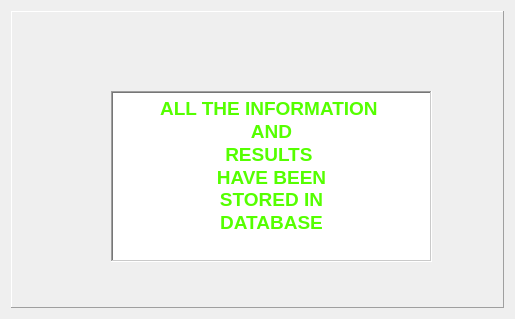
<?xml version="1.0" encoding="UTF-8"?>
<ui version="4.0">
 <class>Dialog</class>
 <widget class="QDialog" name="Dialog">
  <property name="geometry">
   <rect>
    <x>0</x>
    <y>0</y>
    <width>515</width>
    <height>319</height>
   </rect>
  </property>
  <property name="windowTitle">
   <string>Dialog</string>
  </property>
  <layout class="QGridLayout" name="gridLayout">
   <item row="0" column="0">
    <widget class="QFrame" name="frame">
     <property name="frameShape">
      <enum>QFrame::Panel</enum>
     </property>
     <property name="frameShadow">
      <enum>QFrame::Raised</enum>
     </property>
     <widget class="QTextEdit" name="textEdit">
      <property name="geometry">
       <rect>
        <x>100</x>
        <y>80</y>
        <width>321</width>
        <height>171</height>
       </rect>
      </property>
      <property name="frameShape">
       <enum>QFrame::WinPanel</enum>
      </property>
      <property name="html">
       <string>&lt;!DOCTYPE HTML PUBLIC &quot;-//W3C//DTD HTML 4.0//EN&quot; &quot;http://www.w3.org/TR/REC-html40/strict.dtd&quot;&gt;
&lt;html&gt;&lt;head&gt;&lt;meta name=&quot;qrichtext&quot; content=&quot;1&quot; /&gt;&lt;style type=&quot;text/css&quot;&gt;
p, li { white-space: pre-wrap; }
&lt;/style&gt;&lt;/head&gt;&lt;body style=&quot; font-family:'Noto Sans'; font-size:10pt; font-weight:400; font-style:normal;&quot;&gt;
&lt;p align=&quot;center&quot; style=&quot; margin-top:0px; margin-bottom:0px; margin-left:0px; margin-right:0px; -qt-block-indent:0; text-indent:0px;&quot;&gt;&lt;span style=&quot; font-size:14pt; font-weight:600; color:#55ff00;&quot;&gt;ALL THE INFORMATION &lt;/span&gt;&lt;/p&gt;
&lt;p align=&quot;center&quot; style=&quot; margin-top:0px; margin-bottom:0px; margin-left:0px; margin-right:0px; -qt-block-indent:0; text-indent:0px;&quot;&gt;&lt;span style=&quot; font-size:14pt; font-weight:600; color:#55ff00;&quot;&gt;AND&lt;/span&gt;&lt;/p&gt;
&lt;p align=&quot;center&quot; style=&quot; margin-top:0px; margin-bottom:0px; margin-left:0px; margin-right:0px; -qt-block-indent:0; text-indent:0px;&quot;&gt;&lt;span style=&quot; font-size:14pt; font-weight:600; color:#55ff00;&quot;&gt;RESULTS &lt;/span&gt;&lt;/p&gt;
&lt;p align=&quot;center&quot; style=&quot; margin-top:0px; margin-bottom:0px; margin-left:0px; margin-right:0px; -qt-block-indent:0; text-indent:0px;&quot;&gt;&lt;span style=&quot; font-size:14pt; font-weight:600; color:#55ff00;&quot;&gt;HAVE BEEN &lt;br /&gt;STORED IN&lt;/span&gt;&lt;/p&gt;
&lt;p align=&quot;center&quot; style=&quot; margin-top:0px; margin-bottom:0px; margin-left:0px; margin-right:0px; -qt-block-indent:0; text-indent:0px;&quot;&gt;&lt;span style=&quot; font-size:14pt; font-weight:600; color:#55ff00;&quot;&gt;DATABASE&lt;/span&gt;&lt;/p&gt;&lt;/body&gt;&lt;/html&gt;</string>
      </property>
     </widget>
    </widget>
   </item>
  </layout>
 </widget>
 <resources/>
 <connections/>
</ui>
